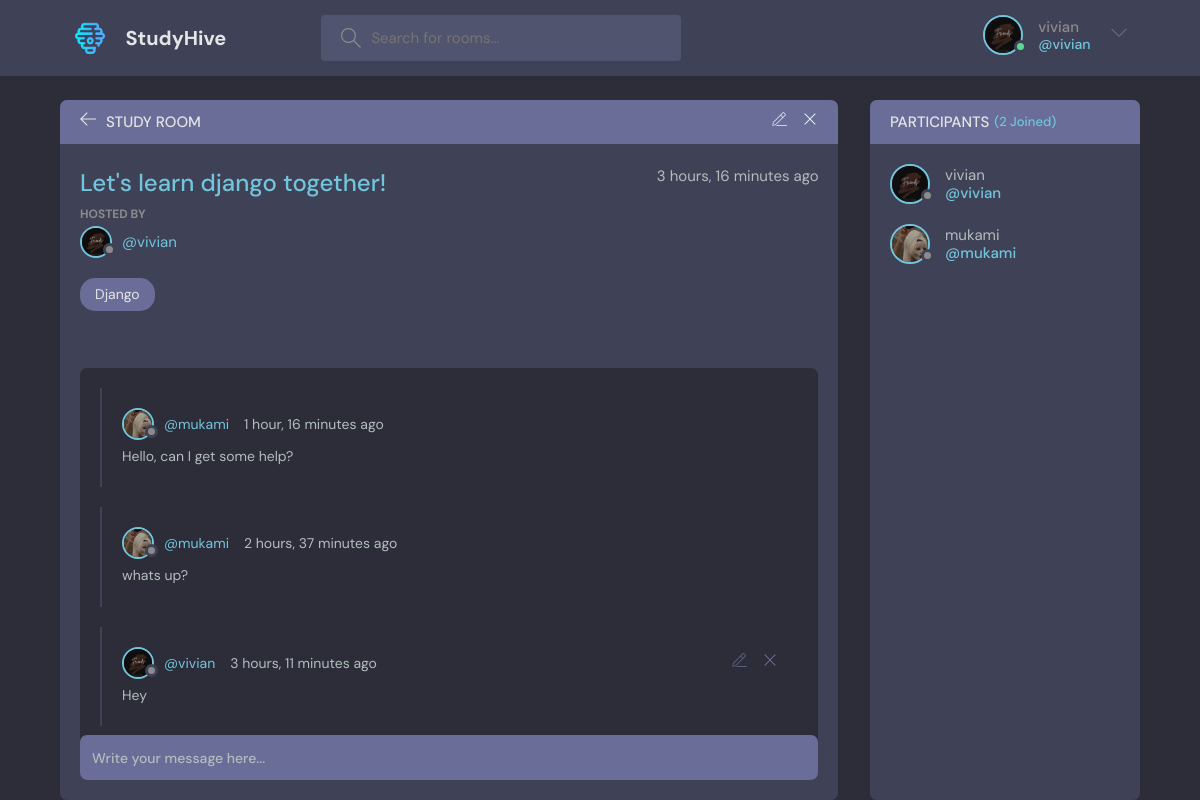
/room/1/ (signed in), run on the app's committed database.
### base/models.py (models this page shows, shortened)
class User(AbstractUser):
    name=models.CharField(max_length=200, null=True)
    email = models.EmailField(unique=True, null=True)
    bio = models.TextField(null=True)
    avatar = models.ImageField(null=True, default="avatar.svg")
    USERNAME_FIELD = 'email'
    REQUIRED_FIELDS = []

class Room(models.Model):
    host = models.ForeignKey(User, on_delete=models.SET_NULL, null=True)
    topic = models.ForeignKey(Topic, on_delete=models.SET_NULL, null=True)
    name = models.CharField(max_length=200)
    description = models.TextField(null=True, blank=True)
    participants = models.ManyToManyField(User, related_name='participants', blank=True)
    updated_at = models.DateTimeField(auto_now=True)
    created_at = models.DateTimeField(auto_now_add=True)
    class Meta:
        ordering = ['-updated_at', '-created_at']

class Topic(models.Model):
    name = models.CharField(max_length=200)

class Message(models.Model):
    user = models.ForeignKey(User, on_delete=models.CASCADE)
    room = models.ForeignKey(Room, on_delete=models.CASCADE)
    body = models.TextField()
    updated_at = models.DateTimeField(auto_now=True)
    created_at = models.DateTimeField(auto_now_add=True)
    class Meta:
        ordering = ['-updated_at', '-created_at']

### base/views.py (the view, shortened to what this page needs)
# urls.py: path('room/<str:pk>/', views.room, name="room"),
def room(request, pk):
    room = Room.objects.get(id=pk) #queries to get room with specific id
    room_messages = room.message_set.all()
    participants = room.participants.all()
    context = {'room': room, 'room_messages': room_messages, 'participants': participants}
    return render(request, 'base/room.html', context)

### base/templates/base/room.html (shortened to what this page needs)
{% extends 'main.html' %} {% block content %}
<main class="profile-page layout layout--2">
  <div class="container">
    <div class="room">
      <div class="room__top">
        <div class="room__topLeft">
          <a href="{% url 'home' %}">
            <svg
              version="1.1"
              xmlns="http://www.w3.org/2000/svg"
              width="32"
              height="32"
              viewBox="0 0 32 32"
            >
              <title>arrow-left</title>
              <path
                d="M13.723 2.286l-13.723 13.714 13.719 13.714 1.616-1.611-10.96-10.96h27.625v-2.286h-27.625l10.965-10.965-1.616-1.607z"
              ></path>
            </svg>
          </a>
          <h3>Study Room</h3>
        </div>
        {% if room.host == request.user %}
        <div class="room__topRight">
          <a href="{% url 'update-room' room.id %}">
          </a>
          <a href="{% url 'delete-room' room.id %}">
            <svg
              version="1.1"
              xmlns="http://www.w3.org/2000/svg"
              width="32"
              height="32"
              viewBox="0 0 32 32"
            >
              <title>remove</title>
              <path
                d="M27.314 6.019l-1.333-1.333-9.98 9.981-9.981-9.981-1.333 1.333 9.981 9.981-9.981 9.98 1.333 1.333 9.981-9.98 9.98 9.98 1.333-1.333-9.98-9.98 9.98-9.981z"
              ></path>
            </svg>
          </a>
        </div>
        {% endif %}
      </div>
      <div class="room__box scroll">
        <div class="room__header scroll">
          <div class="room__info">
            <h3>{{room.name}}</h3>
            <span>{{room.created_at|timesince}} ago</span>
          </div>
          <div class="room__hosted">
            <p>Hosted By</p>
            <a
              href="{% url 'user-profile' room.host.id %}"
              class="room__author"
            >
              <div class="avatar avatar--small">
                <img src="{{room.host.avatar.url}}" />
              </div>
              <span>@{{room.host.username}}</span>
            </a>
          </div>
          <span class="room__topics">{{room.topic.name}}</span>
        </div>
        <div class="room__conversation">
          <div class="threads scroll">
            {% for message in room_messages %}
            <div class="thread">
              <div class="thread__top">
                <div class="thread__author">
                  <a
                    href="{% url 'user-profile' message.user.id %}"
                    class="thread__authorInfo"
                  >
                    <div class="avatar avatar--small">
                      <img src="{{message.user.avatar.url}}" />
                    </div>
                    <span>@{{message.user.username}}</span>
                  </a>
                  <span class="thread__date"
                    >{{message.created_at|timesince}} ago</span
                  >
                </div>
                {% if request.user == message.user%}
                <div class="message__topRight">
                  <a href="{% url 'update-message' message.id %}">
                  </a>
                  <a href="{% url 'delete-message' message.id %}">
                    <div class="thread__delete">
                      <svg
                        version="1.1"
                        xmlns="http://www.w3.org/2000/svg"
                        width="32"
                        height="32"
                        viewBox="0 0 32 32"
                      >
                        <title>remove</title>
                        <path
                          d="M27.314 6.019l-1.333-1.333-9.98 9.981-9.981-9.981-1.333 1.333 9.981 9.981-9.981 9.98 1.333 1.333 9.981-9.98 9.98 9.98 1.333-1.333-9.98-9.98 9.98-9.981z"
                        ></path>
                      </svg>
                    </div>
                  </a>
                </div>
                {% endif %}
              </div>
              <div class="thread__details">{{message.body}}</div>
            </div>
            {% endfor %}
          </div>
        </div>
      </div>
      <div class="room__message">
        <form action="" method="POST">
          <input name="body" placeholder="Write your message here..." />
        </form>
      </div>
    </div>
    <div class="participants">
      <h3 class="participants__top">
        Participants <span>({{participants.count}} Joined)</span>
      </h3>
      <div class="participants__list scroll">
        {% for user in participants %}
        <a href="{% url 'user-profile' user.id %}" class="participant">
          <div class="avatar avatar--medium">
            <img src="{{user.avatar.url}}" />
          </div>
          <p>
            {{user.username}}
            <span>@{{user.username}}</span>
          </p>
        </a>
        {% endfor %}
      </div>
    </div>
  </div>
</main>
{% endblock content %}

### templates/navbar.html (shortened to what this page needs)
{% load static %}
<header class="header header--loggedIn">
  <div class="container">
    <a href="{% url 'home' %}" class="header__logo">
      <img src="{% static 'images/logo1.png' %}" />
      <h1>StudyHive</h1>
    </a>
    <form class="header__search" method="GET" action="{% url 'home' %}">
      <label>
        <input name="q" placeholder="Search for rooms..." />
      </label>
    </form>
    <nav class="header__menu">
      {% if request.user.is_authenticated %}
      <div class="header__user">
        <a href="{% url 'update-user' %}">
          <div class="avatar avatar--medium active">
            <img src="{{request.user.avatar.url}}" />
          </div>
          <p>
            {{request.user.username}} <span>@{{request.user.username}}</span>
          </p>
        </a>
        <button class="dropdown-button">
          <svg
            version="1.1"
            xmlns="http://www.w3.org/2000/svg"
            width="32"
            height="32"
            viewBox="0 0 32 32"
          >
            <title>chevron-down</title>
            <path d="M16 21l-13-13h-3l16 16 16-16h-3l-13 13z"></path>
          </svg>
        </button>
      </div>
      {% else %}
      <a href="{% url 'login' %}">
        <img src="{% static 'images/avatar.svg' %}" />
        <p>Login</p>
      </a>
      {% endif %}
    </nav>
  </div>
</header>

### data on the page
User: user.avatar (picture), user.username "vivian", avatar (picture), username "vivian"
Room: name "Let's learn django together!", created_at "3 hours, 16 minutes", host.avatar (picture), host.username "vivian", topic.name "Django"
Message: user.avatar (picture), user.username "mukami", created_at "1 hour, 16 minutes", body "Hello, can I get some help?"
Message: user.avatar (picture), user.username "mukami", created_at "2 hours, 37 minutes", body "whats up?"
Message: user.avatar (picture), user.username "vivian", created_at "3 hours, 11 minutes", body "Hey"
User: avatar (picture), username "mukami"

### other printed values
{{ participants.count }} "2"
